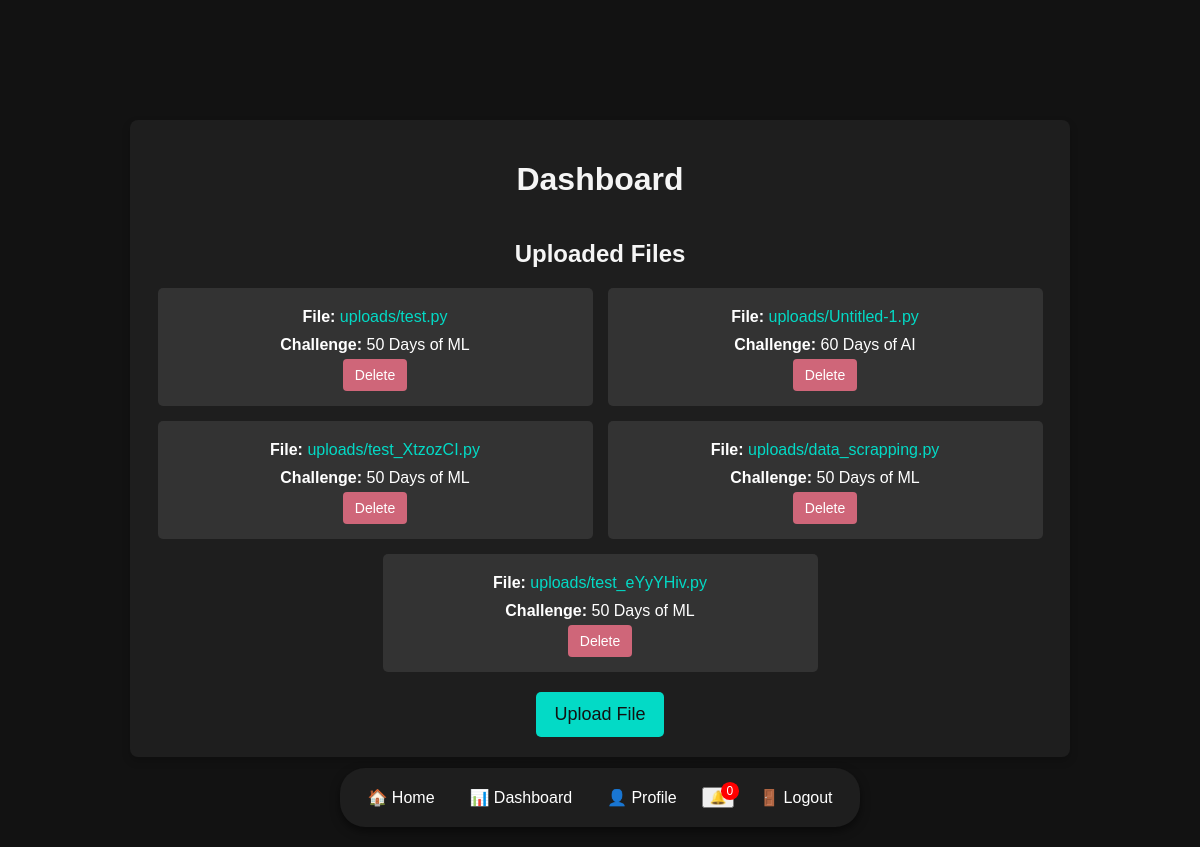
Page /dashboard/ (signed in) on the committed database.
### tracker/models.py (models this page shows, shortened)
class UploadedFile(models.Model):
    user = models.ForeignKey('auth.User', on_delete=models.CASCADE)
    challenge = models.ForeignKey('Challenge', on_delete=models.CASCADE)
    file = models.FileField(upload_to='uploads/')  # Generic file field
    uploaded_at = models.DateTimeField(auto_now_add=True)

class Challenge(models.Model):
    name = models.CharField(max_length=100)
    total_days = models.IntegerField()
    field_of_interest = models.ForeignKey(
        'FieldOfInterest',
        on_delete=models.CASCADE,
        related_name='challenge_set',
        null=True,  # Allow NULL values
        blank=True  # Allow blank values in forms
    )

### tracker/views.py (the view)
# urls.py: path('dashboard/', views.dashboard, name='dashboard'),
@login_required
def dashboard(request):
    suggested_challenge_ids = request.session.get('suggested_challenges', [])
    suggested_challenges = Challenge.objects.filter(id__in=suggested_challenge_ids)
    uploads = UploadedFile.objects.filter(user=request.user)
    progress = {}
    for challenge in suggested_challenges:
        count = uploads.filter(challenge=challenge).count()
        progress[challenge.name] = (count / challenge.total_days) * 100 if challenge.total_days > 0 else 0
    unread_notifications = Notification.objects.filter(user=request.user, is_read=False)
    return render(request, 'tracker/dashboard.html', {
        'challenges': suggested_challenges,
        'progress': progress,
        'uploads': uploads,
        'unread_notifications': unread_notifications
    })

### tracker/templates/tracker/dashboard.html (shortened to what this page needs)
{% extends 'tracker/base.html' %}
{% load custom_filters %}
{% block content %}
<div class="container">
    <h1>Dashboard</h1>
    <h2>Uploaded Files</h2>
    {% if uploads %}
        <div class="files-container">
            {% for upload in uploads %}
                <div class="file-box">
                    <p><strong>File:</strong> <a href="{{ upload.file.url }}" target="_blank">{{ upload.file.name }}</a></p>
                    <p><strong>Challenge:</strong> {{ upload.challenge.name }}</p>
                    <form method="POST" action="{% url 'delete_file' upload.id %}">
                        <button type="submit" class="delete-button" onclick="return confirm('Are you sure you want to delete this file?')">Delete</button>
                    </form>
                </div>
            {% endfor %}
        </div>
    {% else %}
        <p>No files uploaded yet.</p>
    {% endif %}
    <a href="{% url 'upload_file' %}" class="upload-link">Upload File</a>
</div>
{% endblock %}

### tracker/templates/tracker/base.html (shortened to what this page needs)
<!DOCTYPE html>
<html lang="en">
<head>
</head>
<body>
    <main>
        {% block content %}{% endblock %}
    </main>
    <nav class="floating-navbar">
        <a href="{% url 'landing_page' %}">🏠 Home</a>
        {% if user.is_authenticated %}
            <a href="{% url 'dashboard' %}">📊 Dashboard</a>
            <a href="{% url 'profile' %}">👤 Profile</a>
            <div class="notification-bell">
                <span id="notification-count">{{ unread_notifications|length }}</span>
                <button onclick="toggleNotifications()">🔔</button>
            </div>
            <a href="{% url 'logout' %}">🚪 Logout</a>
        {% else %}
            <a href="{% url 'login' %}">🔑 Login</a>
            <a href="{% url 'register' %}">📝 Register</a>
        {% endif %}
    </nav>
</body>
</html>

### tracker/templates/tracker/base.html (style rules this page uses)
body { font-family: Arial, sans-serif; margin: 0; padding: 0; background-color: #121212; color: white; }
main { padding: 20px; padding-bottom: 70px; }
.floating-navbar { position: fixed; bottom: 20px; left: 50%; transform: translateX(-50%); width: 90%; max-width: 500px; background-color: #1e1e1e; padding: 10px; display: flex; justify-content: space-around; align-items: center; border-radius: 25px; box-shadow: 0 4px 10px rgba(0, 0, 0, 0.5); z-index: 1000; }
.floating-navbar a { color: white; text-decoration: none; font-size: 16px; padding: 10px; transition: 0.3s; }
.notification-bell { position: relative; }
#notification-count { position: absolute; top: -5px; right: -5px; background-color: red; color: white; border-radius: 50%; padding: 2px 6px; font-size: 12px; }

### tracker/templates/tracker/dashboard.html (style rules this page uses)
body { background-color: #121212; color: #ffffff; font-family: Arial, sans-serif; margin: 0; padding: 20px; }
h1, h2 { color: #f5f5f5; }
.container { max-width: 900px; margin: 0 auto; padding: 20px; background-color: #1e1e1e; border-radius: 8px; box-shadow: 0 4px 8px rgba(0, 0, 0, 0.2); margin-top: 10vh; display: flex; flex-direction: column; align-items: center; }
.files-container { display: flex; flex-wrap: wrap; gap: 15px; justify-content: center; width: 100%; }
.file-box { flex: 1 1 45%; max-width: 45%; padding: 15px; background-color: #333; border-radius: 5px; display: flex; flex-direction: column; align-items: center; text-align: center; }
.file-box p { margin: 5px 0; font-size: 16px; }
a { color: #03dac6; text-decoration: none; }
.delete-button { background-color: #cf6679; color: white; border: none; padding: 8px 12px; cursor: pointer; border-radius: 4px; font-size: 14px; }
.upload-link { display: inline-block; margin-top: 20px; padding: 12px 18px; background-color: #03dac6; color: #121212; border-radius: 5px; font-size: 18px; }

### rows in the picture
UploadedFile: file.name "uploads/test.py", challenge.name "50 Days of ML"
UploadedFile: file.name "uploads/Untitled-1.py", challenge.name "60 Days of AI"
UploadedFile: file.name "uploads/test_XtzozCI.py", challenge.name "50 Days of ML"
UploadedFile: file.name "uploads/data_scrapping.py", challenge.name "50 Days of ML"
UploadedFile: file.name "uploads/test_eYyYHiv.py", challenge.name "50 Days of ML"

### other values in the picture
{{ unread_notifications|length }} "0"
